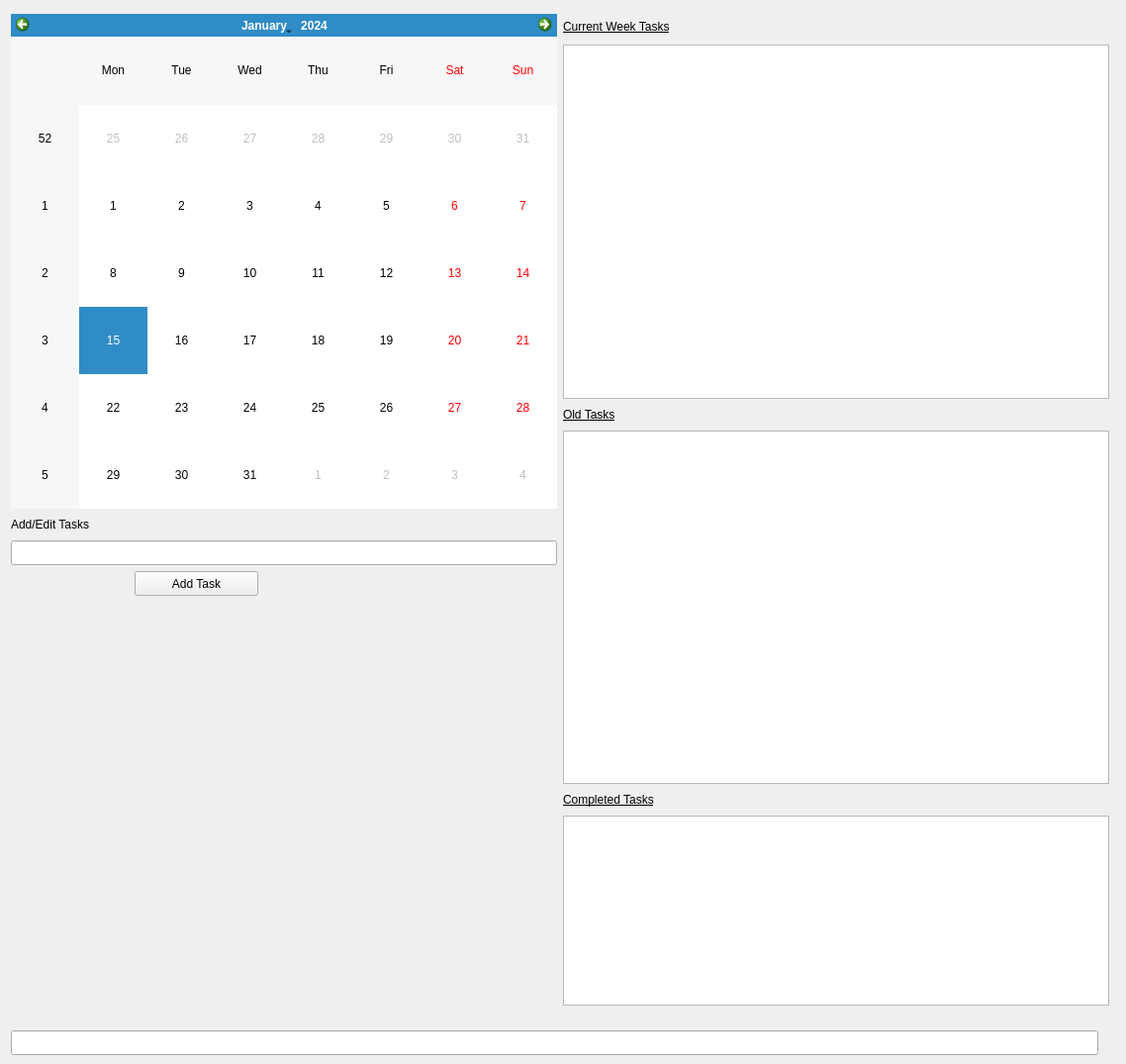
<?xml version="1.0" encoding="UTF-8"?>
<ui version="4.0">
 <class>TasksWindowClass</class>
 <widget class="QMainWindow" name="TasksWindowClass">
  <property name="geometry">
   <rect>
    <x>0</x>
    <y>0</y>
    <width>1138</width>
    <height>1075</height>
   </rect>
  </property>
  <property name="baseSize">
   <size>
    <width>1500</width>
    <height>1000</height>
   </size>
  </property>
  <property name="windowTitle">
   <string>TasksWindow</string>
  </property>
  <widget class="QWidget" name="centralWidget">
   <property name="sizePolicy">
    <sizepolicy hsizetype="Fixed" vsizetype="Fixed">
     <horstretch>0</horstretch>
     <verstretch>0</verstretch>
    </sizepolicy>
   </property>
   <property name="baseSize">
    <size>
     <width>1500</width>
     <height>1200</height>
    </size>
   </property>
   <widget class="QWidget" name="horizontalLayoutWidget">
    <property name="geometry">
     <rect>
      <x>0</x>
      <y>3</y>
      <width>1121</width>
      <height>1024</height>
     </rect>
    </property>
    <layout class="QHBoxLayout" name="horizontalLayout">
     <property name="sizeConstraint">
      <enum>QLayout::SizeConstraint::SetMinimumSize</enum>
     </property>
     <property name="rightMargin">
      <number>0</number>
     </property>
     <item>
      <layout class="QVBoxLayout" name="verticalLayout">
       <property name="sizeConstraint">
        <enum>QLayout::SizeConstraint::SetDefaultConstraint</enum>
       </property>
       <item>
        <widget class="QCalendarWidget" name="calendarWidget">
         <property name="enabled">
          <bool>true</bool>
         </property>
         <property name="sizePolicy">
          <sizepolicy hsizetype="Minimum" vsizetype="Fixed">
           <horstretch>0</horstretch>
           <verstretch>0</verstretch>
          </sizepolicy>
         </property>
         <property name="minimumSize">
          <size>
           <width>500</width>
           <height>500</height>
          </size>
         </property>
         <property name="baseSize">
          <size>
           <width>500</width>
           <height>500</height>
          </size>
         </property>
         <property name="layoutDirection">
          <enum>Qt::LayoutDirection::LeftToRight</enum>
         </property>
         <property name="selectionMode">
          <enum>QCalendarWidget::SelectionMode::SingleSelection</enum>
         </property>
        </widget>
       </item>
       <item>
        <widget class="QLabel" name="editAddLabel">
         <property name="sizePolicy">
          <sizepolicy hsizetype="Minimum" vsizetype="Fixed">
           <horstretch>0</horstretch>
           <verstretch>0</verstretch>
          </sizepolicy>
         </property>
         <property name="minimumSize">
          <size>
           <width>500</width>
           <height>20</height>
          </size>
         </property>
         <property name="text">
          <string>Add/Edit Tasks</string>
         </property>
        </widget>
       </item>
       <item>
        <widget class="QLineEdit" name="taskAddEditLineEdit">
         <property name="sizePolicy">
          <sizepolicy hsizetype="Minimum" vsizetype="Fixed">
           <horstretch>0</horstretch>
           <verstretch>0</verstretch>
          </sizepolicy>
         </property>
         <property name="minimumSize">
          <size>
           <width>500</width>
           <height>25</height>
          </size>
         </property>
        </widget>
       </item>
       <item>
        <layout class="QHBoxLayout" name="innerHorizontalLayout">
         <property name="leftMargin">
          <number>125</number>
         </property>
         <item>
          <widget class="QPushButton" name="addButton">
           <property name="sizePolicy">
            <sizepolicy hsizetype="Fixed" vsizetype="Fixed">
             <horstretch>0</horstretch>
             <verstretch>0</verstretch>
            </sizepolicy>
           </property>
           <property name="minimumSize">
            <size>
             <width>125</width>
             <height>25</height>
            </size>
           </property>
           <property name="text">
            <string>Add Task</string>
           </property>
          </widget>
         </item>
         <item>
          <spacer name="horizontalSpacer">
           <property name="orientation">
            <enum>Qt::Orientation::Horizontal</enum>
           </property>
           <property name="sizeHint" stdset="0">
            <size>
             <width>40</width>
             <height>20</height>
            </size>
           </property>
          </spacer>
         </item>
        </layout>
       </item>
       <item>
        <spacer name="verticalSpacer">
         <property name="orientation">
          <enum>Qt::Orientation::Vertical</enum>
         </property>
         <property name="sizeType">
          <enum>QSizePolicy::Policy::Expanding</enum>
         </property>
         <property name="sizeHint" stdset="0">
          <size>
           <width>20</width>
           <height>40</height>
          </size>
         </property>
        </spacer>
       </item>
      </layout>
     </item>
     <item>
      <layout class="QVBoxLayout" name="verticalLayout_2" stretch="1,1,1,1,1,1">
       <property name="spacing">
        <number>6</number>
       </property>
       <property name="sizeConstraint">
        <enum>QLayout::SizeConstraint::SetDefaultConstraint</enum>
       </property>
       <item>
        <widget class="QLabel" name="currentTasksLabel">
         <property name="sizePolicy">
          <sizepolicy hsizetype="Preferred" vsizetype="Fixed">
           <horstretch>0</horstretch>
           <verstretch>0</verstretch>
          </sizepolicy>
         </property>
         <property name="minimumSize">
          <size>
           <width>500</width>
           <height>25</height>
          </size>
         </property>
         <property name="baseSize">
          <size>
           <width>500</width>
           <height>50</height>
          </size>
         </property>
         <property name="font">
          <font>
           <underline>true</underline>
          </font>
         </property>
         <property name="autoFillBackground">
          <bool>false</bool>
         </property>
         <property name="text">
          <string>Current Week Tasks</string>
         </property>
        </widget>
       </item>
       <item>
        <widget class="QListWidget" name="currentTasksList">
         <property name="sizePolicy">
          <sizepolicy hsizetype="Expanding" vsizetype="Expanding">
           <horstretch>0</horstretch>
           <verstretch>0</verstretch>
          </sizepolicy>
         </property>
         <property name="minimumSize">
          <size>
           <width>500</width>
           <height>350</height>
          </size>
         </property>
         <property name="baseSize">
          <size>
           <width>500</width>
           <height>350</height>
          </size>
         </property>
        </widget>
       </item>
       <item>
        <widget class="QLabel" name="oldTasksLabel">
         <property name="sizePolicy">
          <sizepolicy hsizetype="Minimum" vsizetype="Fixed">
           <horstretch>0</horstretch>
           <verstretch>0</verstretch>
          </sizepolicy>
         </property>
         <property name="minimumSize">
          <size>
           <width>500</width>
           <height>20</height>
          </size>
         </property>
         <property name="baseSize">
          <size>
           <width>500</width>
           <height>50</height>
          </size>
         </property>
         <property name="font">
          <font>
           <underline>true</underline>
          </font>
         </property>
         <property name="text">
          <string>Old Tasks</string>
         </property>
        </widget>
       </item>
       <item>
        <widget class="QListWidget" name="oldTasksList">
         <property name="sizePolicy">
          <sizepolicy hsizetype="MinimumExpanding" vsizetype="Minimum">
           <horstretch>0</horstretch>
           <verstretch>0</verstretch>
          </sizepolicy>
         </property>
         <property name="minimumSize">
          <size>
           <width>500</width>
           <height>350</height>
          </size>
         </property>
         <property name="baseSize">
          <size>
           <width>500</width>
           <height>350</height>
          </size>
         </property>
        </widget>
       </item>
       <item>
        <widget class="QLabel" name="completedTasksLabel">
         <property name="sizePolicy">
          <sizepolicy hsizetype="Minimum" vsizetype="Fixed">
           <horstretch>0</horstretch>
           <verstretch>0</verstretch>
          </sizepolicy>
         </property>
         <property name="minimumSize">
          <size>
           <width>500</width>
           <height>20</height>
          </size>
         </property>
         <property name="baseSize">
          <size>
           <width>500</width>
           <height>20</height>
          </size>
         </property>
         <property name="font">
          <font>
           <underline>true</underline>
          </font>
         </property>
         <property name="text">
          <string>Completed Tasks</string>
         </property>
        </widget>
       </item>
       <item>
        <widget class="QListWidget" name="completedTasksList">
         <property name="sizePolicy">
          <sizepolicy hsizetype="Expanding" vsizetype="Fixed">
           <horstretch>0</horstretch>
           <verstretch>0</verstretch>
          </sizepolicy>
         </property>
         <property name="minimumSize">
          <size>
           <width>500</width>
           <height>150</height>
          </size>
         </property>
         <property name="baseSize">
          <size>
           <width>500</width>
           <height>150</height>
          </size>
         </property>
        </widget>
       </item>
      </layout>
     </item>
    </layout>
   </widget>
   <widget class="QWidget" name="horizontalLayoutWidget_2">
    <property name="geometry">
     <rect>
      <x>0</x>
      <y>1030</y>
      <width>1121</width>
      <height>31</height>
     </rect>
    </property>
    <layout class="QHBoxLayout" name="horizontalLayout_2">
     <property name="sizeConstraint">
      <enum>QLayout::SizeConstraint::SetMinimumSize</enum>
     </property>
     <item>
      <widget class="QLineEdit" name="commandEntry">
       <property name="sizePolicy">
        <sizepolicy hsizetype="Preferred" vsizetype="Fixed">
         <horstretch>0</horstretch>
         <verstretch>0</verstretch>
        </sizepolicy>
       </property>
       <property name="minimumSize">
        <size>
         <width>1000</width>
         <height>25</height>
        </size>
       </property>
       <property name="baseSize">
        <size>
         <width>1000</width>
         <height>25</height>
        </size>
       </property>
      </widget>
     </item>
    </layout>
   </widget>
  </widget>
 </widget>
 <layoutdefault spacing="6" margin="11"/>
 <resources/>
 <connections/>
</ui>
